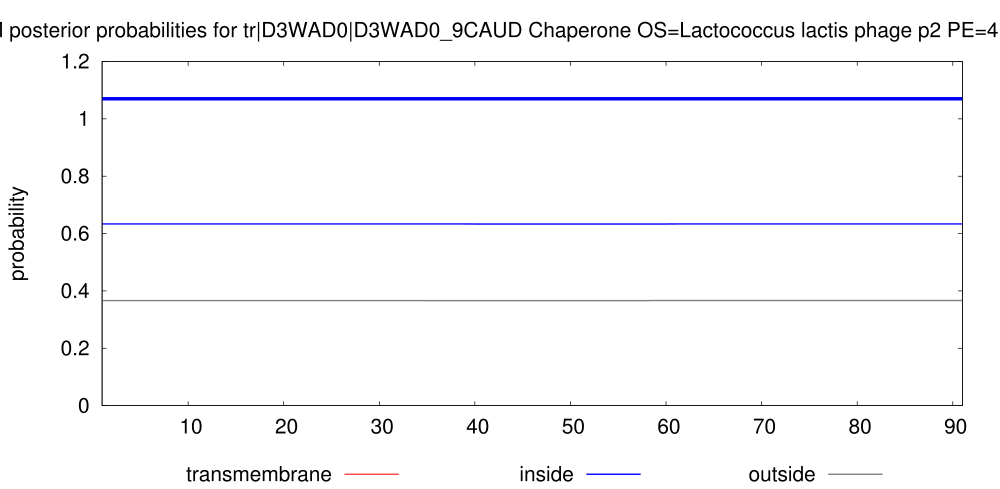

The gnuplot source for this figure:
set arrow from 1,1.07 to 91,1.07 nohead lt 3 lw 10
set key below
set title "TMHMM posterior probabilities for tr|D3WAD0|D3WAD0_9CAUD Chaperone OS=Lactococcus lactis phage p2 PE=4 SV=1 ORF=12"
set yrange [0:1.2]
set size 2., 1.4
#set xlabel "position"
set ylabel "probability"
set xrange [1:91]
# Make the ps plot
set term postscript eps color solid "Helvetica" 30
set output "./TMHMM_9908/tr_D3WAD0_D3WAD0_9CAUD.eps"
plot "./TMHMM_9908/tr_D3WAD0_D3WAD0_9CAUD.plp" using 1:4 title "transmembrane" with impulses lt 1 lw 3, \
"" using 1:3 title "inside" with line lt 3 lw 4, \
"" using 1:5 title "outside" with line lt 9 lw 4
exit
